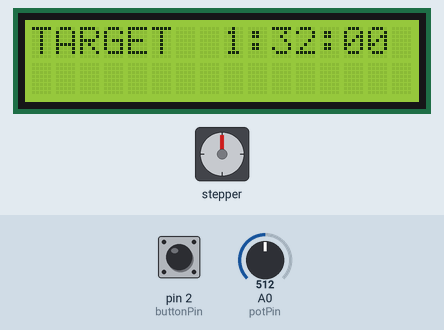
Simulated run of this sketch. Board: Arduino Mega 2560, built with avr-gcc and run on an emulated ATmega2560. Parts: 16×2 character LCD, stepper motor. The inputs (shaded band) are chosen by the test bench; at power-on: pin 2 (buttonPin) HIGH, A0 (potPin) = 512. Stepper angles assume 48 steps per turn.

Above: at 1.2 s.
1.3 s: pin 2 (buttonPin) pulled LOW for 0.15 s
At 1.6 s:
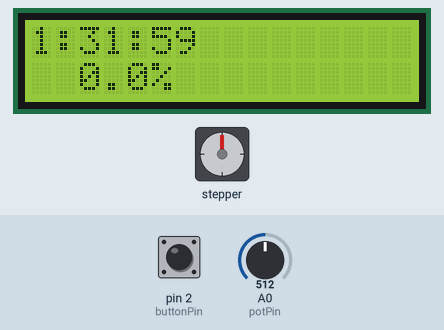
At 33.1 s:
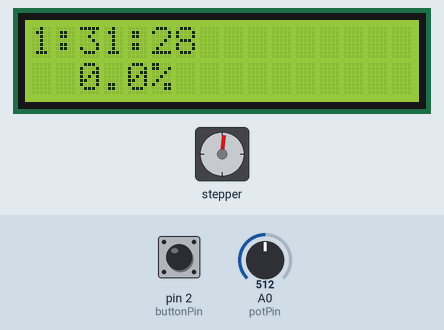
Timing chart, 0 to 33.8 s (numbered marks = the images above; inputs shaded):
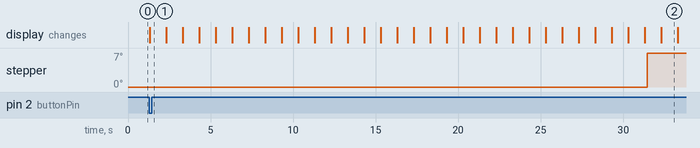

The sketch:

arduino_forum_464625.ino
```cpp
#include <Wire.h>
#include <LiquidCrystal.h>
#include <Stepper.h>


//////////////// PINOUT ///////////////////

const byte buttonPin = 2;
const byte potPin = A0;

LiquidCrystal lcd( 8, 9, 4, 5, 6, 7 );
Stepper stepper(48, 10, 11, 12, 13);

//////////////// STATE ///////////////////

enum State {
  SET, RUN, DONE
} state = SET;

const int MAX_MIN = 60 * 3; // three hours
const int MIN_MIN = 5; // five minutes
const int TARGET_STEPS = 183;
int target_min = 1;
uint32_t start_ms;

int currentSteps;
int currentTimeRemaining_sec;
int currentProgress_thousandths;


void setup()
{
  lcd.begin(16, 2);

  pinMode(buttonPin, INPUT_PULLUP);

  Serial.begin(115200);

  setup_set_lcd();
}

void loop()
{
  switch (state) {
    case SET:
      if (digitalRead(buttonPin) == LOW) {
        start_ms = millis();
        currentSteps = 0;
        currentTimeRemaining_sec = target_min * 60;
        setup_run_lcd();
        state = RUN;
      }
      else {
        int v = map(analogRead(potPin), 0, 1023, MIN_MIN, MAX_MIN);
        if (v != target_min) {
          target_min = v;
          draw_set_lcd();
        }
      }
      break;

    case RUN:
      {
        float pct = (float)( millis() - start_ms) / (float)(target_min * 60L * 1000L);
        if (pct >= 1.0) {
          while (currentSteps < TARGET_STEPS) {
            stepper.step(1);
            currentSteps++;
          }
          state = DONE;
          setup_done_lcd();
        }
        else {
          int targetSteps = TARGET_STEPS * pct;
          int targetProgress_thousanths = pct * 1000;
          int targetTimeRemaining_sec = ((float)target_min - (target_min * pct)) * 60;

          while (currentSteps < targetSteps) {
            stepper.step(1);
            currentSteps++;
          }

          if (targetProgress_thousanths != currentProgress_thousandths ||
              targetTimeRemaining_sec != currentTimeRemaining_sec) {
            currentProgress_thousandths = targetProgress_thousanths;
            currentTimeRemaining_sec = targetTimeRemaining_sec;
            draw_run_lcd();
          }
        }
      }
      break;

    case DONE:
      break;
  }
}

void setup_set_lcd() {
  lcd.clear();
  lcd.setCursor(0, 0);
  lcd.print("TARGET");
  draw_set_lcd();
}

void draw_set_lcd() {
  lcd.setCursor(8, 0);
  writeTimeSec(target_min * 60);
}

void setup_run_lcd() {
  lcd.clear();
  draw_run_lcd();
}

void draw_run_lcd() {
  lcd.setCursor(0, 0);
  writeTimeSec(currentTimeRemaining_sec);
  lcd.setCursor(0, 1);
  writeThousandths(currentProgress_thousandths);
}

void setup_done_lcd() {
  lcd.clear();
  lcd.setCursor(0, 0);
  lcd.print("DONE!");
  draw_done_lcd();
}

void draw_done_lcd() {
}

void writeTimeSec(int t) {
  lcd.write('0' + ((t / 3600) % 10));
  lcd.write(':');
  lcd.write('0' + ((t / 600) % 6));
  lcd.write('0' + ((t / 60) % 10));
  lcd.write(':');
  lcd.write('0' + ((t / 10) % 6));
  lcd.write('0' + ((t / 1) % 10));
}

void writeThousandths(int t) {
  lcd.write(t < 1000 ? ' ' : '1' );
  lcd.write(t < 100 ? ' ' : '0' + ((t / 100) % 10));
  lcd.write('0' + ((t / 10) % 10));
  lcd.write('.');
  lcd.write('0' + ((t / 10) % 10));
  lcd.write('%');

}
```

Measured:
- what the display in image 2 shows lasts 1.0 s, from 32.3 s to 33.3 s
